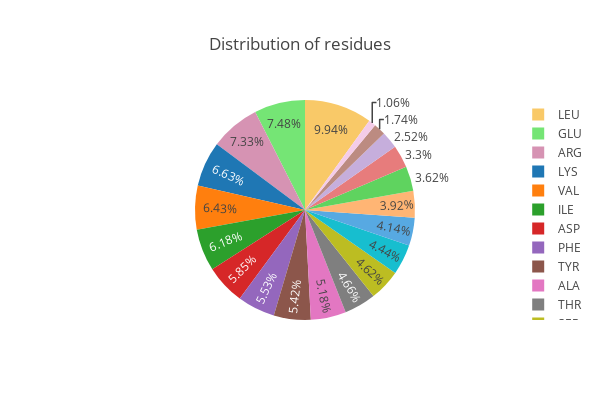

The notebook cell saved with this chart:
### Code cell
def _create_pie_chart(df, col):
    tm = df[col].value_counts()
    labels = list(tm.index)
    values = list(tm.values)
    trace = go.Pie(labels=labels, values=values, marker=dict(colors=['#f9c968', '#75e575', '#d693b3']))
    return trace
trace1 = _create_pie_chart(df, 'residue_name')
layout = go.Layout(title='Distribution of residues', width=600, height=400, margin=dict(l=100))
data = [trace1]
fig = go.Figure(data=data, layout=layout)
iplot(fig)

### Figure 1 — Plotly figure (JSON) as saved in the notebook; plotly's stock layout.template omitted (floating-point values rounded to 4 significant figures)
{"data": [{"labels": ["LEU", "GLU", "ARG", "LYS", "VAL", "ILE", "ASP", "PHE", "TYR", "ALA", "THR", "SER", "ASN", "GLN", "PRO", "GLY", "HIS", "TRP", "MET", "CYS"], "marker": {"colors": ["#f9c968", "#75e575", "#d693b3"]}, "type": "pie", "uid": "ead1ba3e-a47a-11e8-a63b-38d5470034f4", "values": [34786, 26165, 25645, 23216, 22488, 21642, 20475, 19348, 18983, 18141, 16320, 16179, 15533, 14492, 13725, 12672, 11558, 8822, 6105, 3705]}], "layout": {"height": 400, "margin": {"l": 100}, "title": "Distribution of residues", "width": 600}}
